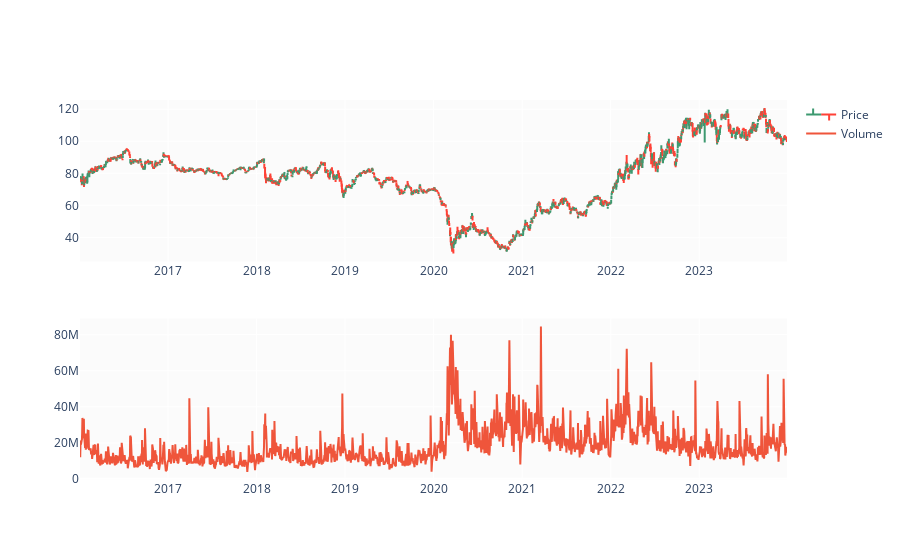

Source (notebook cell):
### Code cell
fig = make_subplots(rows=2, cols=1)

fig.add_trace(go.Ohlc(x=df.date,
                      open=df.OPENPRC,
                      high=df.ASKHI,
                      low=df.BIDLO,
                      close=df.PRC,
                      name='Price'), row=1, col=1)

fig.add_trace(go.Scatter(x=df.date, y=df.VOL, name='Volume'), row=2, col=1)

fig.update(layout_xaxis_rangeslider_visible=False)
fig.show()

### Figure 1 — Plotly figure (JSON) as saved in the notebook; plotly's stock layout.template omitted (floating-point values rounded to 4 significant figures; data arrays with more than 128 entries replaced by an {"elided": "..."} marker saying what was removed)
{"data": [{"close": {"elided": "2012 float values"}, "high": {"elided": "2012 float values"}, "low": {"elided": "2012 float values"}, "name": "Price", "open": {"elided": "2012 float values"}, "type": "ohlc", "x": {"elided": "2012 str values"}, "xaxis": "x", "yaxis": "y"}, {"name": "Volume", "type": "scatter", "x": {"elided": "2012 str values"}, "xaxis": "x2", "y": {"elided": "2012 int values"}, "yaxis": "y2"}], "layout": {"xaxis": {"anchor": "y", "domain": [0, 1], "rangeslider": {"visible": false}}, "xaxis2": {"anchor": "y2", "domain": [0, 1]}, "yaxis": {"anchor": "x", "domain": [0.575, 1]}, "yaxis2": {"anchor": "x2", "domain": [0, 0.425]}}}
